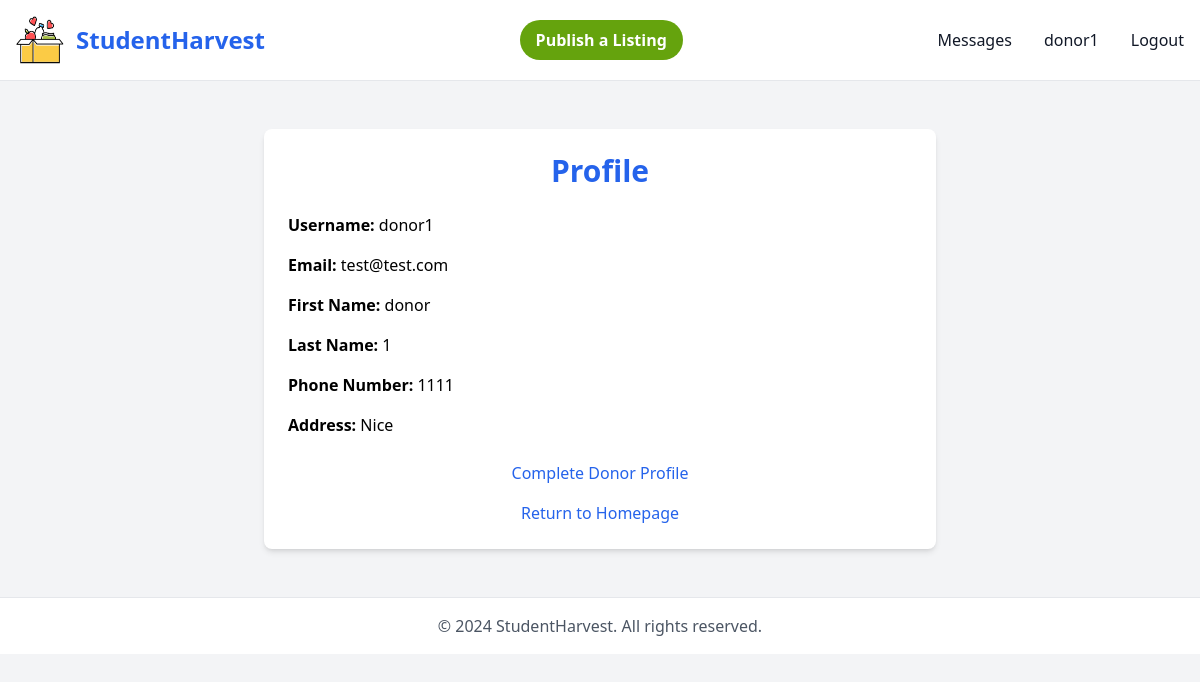
/users/profile/ (signed in), run on the app's committed database.
### users/models.py (models this page shows, shortened)
class User(AbstractUser):
    USER_ROLE_CHOICES = (
        ('student', 'Student'),
        ('donor', 'Donor'),
    )
    role = models.CharField('User Role', max_length=10, choices=USER_ROLE_CHOICES, default='student')
    phone_number = models.CharField(max_length=15, blank=True, null=True)
    address = models.CharField(max_length=255, blank=True, null=True)
    student_card = models.ImageField(upload_to='student_cards/', blank=True, null=True)

### users/views.py (the view)
# urls.py: path('profile/', views.profile, name = 'profile'),
@login_required
def profile(request):
    user = request.user
    if request.method == 'POST':
        form = ProfileForm(request.POST, request.FILES, instance=user)
        if form.is_valid():
            form.save()
            return redirect('profile')
    else:
        form = ProfileForm(instance=user)
    return render(request, 'users/profile.html', {'form': form})

### templates/users/profile.html (shortened to what this page needs)
{% extends "base.html" %}
{% block content %}
<div class="max-w-2xl mx-auto p-6 bg-white rounded-lg shadow-md mt-8">
    <h2 class="text-3xl font-bold mb-6 text-center text-blue-600">Profile</h2>
    <div class="space-y-4">
        <p><strong>Username:</strong> {{ user.username }}</p>
        <p><strong>Email:</strong> {{ user.email }}</p>
        <p><strong>First Name:</strong> {{ user.first_name }}</p>
        <p><strong>Last Name:</strong> {{ user.last_name }}</p>
        <p><strong>Phone Number:</strong> {{ user.phone_number }}</p>
        <p><strong>Address:</strong> {{ user.address }}</p>
    </div>
    {% if user.is_authenticated %}
        <div class="mt-6 text-center">
            {% if user.role == 'student' %}
                <a href="{% url 'complete_profile_student' %}" class="text-blue-600 hover:text-blue-500">Complete Student Profile</a>
            {% elif user.role == 'donor' %}
                <a href="{% url 'complete_profile_donor' %}" class="text-blue-600 hover:text-blue-500">Complete Donor Profile</a>
            {% endif %}
        </div>
    {% endif %}
    <div class="mt-4 text-center">
        <a href="{% url 'homepage' %}" class="text-blue-600 hover:text-blue-500">Return to Homepage</a>
    </div>
</div>
{% endblock %}

### templates/base.html (shortened to what this page needs)
{% load static %}
<!DOCTYPE html>
<html lang="en">
<head>
    <script src="https://cdn.tailwindcss.com"></script>
</head>
<body class="bg-gray-100">
    <header>
        <nav class="bg-white border-b border-gray-200 dark:bg-gray-900">
            <div class="max-w-screen-xl flex items-center justify-between mx-auto p-4">
                <a href="/" class="flex items-center space-x-3 rtl:space-x-reverse">
                    <img src="{% static 'icons/icon.jpeg' %}" class="h-12 w-12" alt="StudentHarvest Icon" />
                    <span class="self-center text-2xl font-semibold whitespace-nowrap text-blue-600">StudentHarvest</span>
                </a>
                <div class="flex items-center justify-center flex-grow md:flex-grow-0">
                    {% if user.is_authenticated %}
                        {% if user.role == 'donor' %}
                            <a href="{% url 'create_listing' %}" class="bg-lime-600 hover:bg-lime-700 text-white font-bold py-2 px-4 rounded-full">
                                Publish a Listing
                            </a>
                        {% endif %}
                    {% else %}
                        <a href="{% url 'login' %}" class="bg-lime-600 hover:bg-lime-700 text-white font-bold py-2 px-4 rounded-full">
                            Publish a Listing
                        </a>
                    {% endif %}
                </div>
                    <div class="hidden w-full md:block md:w-auto" id="navbar-default">
                        <ul class="font-medium flex flex-col p-4 md:p-0 mt-4 border border-gray-100 rounded-lg bg-gray-50 md:flex-row md:space-x-8 rtl:space-x-reverse md:mt-0 md:border-0 md:bg-white dark:bg-gray-800 md:dark:bg-gray-900 dark:border-gray-700">
                    {% if user.is_authenticated %}
                        {% if user.role == 'student' or user.role == 'donor' %}
                            <a href="#" class="block py-2 px-3 text-gray-900 rounded hover:bg-gray-100 md:hover:bg-transparent md:border-0 md:hover:text-blue-700 md:p-0 dark:text-white md:dark:hover:text-blue-500 dark:hover:bg-gray-700 dark:hover:text-white md:dark:hover:bg-transparent">Messages</a>
                        {% endif %}
                    {% endif %}
                    {% if user.is_authenticated %}
                        <a href="{% url 'profile' %}" class="block py-2 px-3 text-gray-900 rounded hover:bg-gray-100 md:hover:bg-transparent md:border-0 md:hover:text-blue-700 md:p-0 dark:text-white md:dark:hover:text-blue-500 dark:hover:bg-gray-700 dark:hover:text-white md:dark:hover:bg-transparent">{{ user.username }}</a>
                        <form action="{% url 'logout' %}" method="post" class="inline">
                            <button type="submit" class="block py-2 px-3 text-gray-900 rounded hover:bg-gray-100 md:hover:bg-transparent md:border-0 md:hover:text-blue-700 md:p-0 dark:text-white md:dark:hover:text-blue-500 dark:hover:bg-gray-700 dark:hover:text-white md:dark:hover:bg-transparent">Logout</button>
                        </form>
                    {% endif %}
                        </ul>
                </div>
            </div>
        </nav>
    </header>
    <main class="max-w-screen-xl mx-auto p-4">
        {% block content %}
        {% endblock %}
    </main>
    <footer class="bg-white border-t border-gray-200 dark:bg-gray-900 mt-8">
        <div class="max-w-screen-xl mx-auto p-4 text-center text-gray-600 dark:text-gray-400">
            <p>&copy; 2024 StudentHarvest. All rights reserved.</p>
        </div>
    </footer>
</body>
</html>

### data on the page
User: username "donor1", email "test@test.com", first_name "donor", last_name "1", phone_number "1111", address "Nice"
